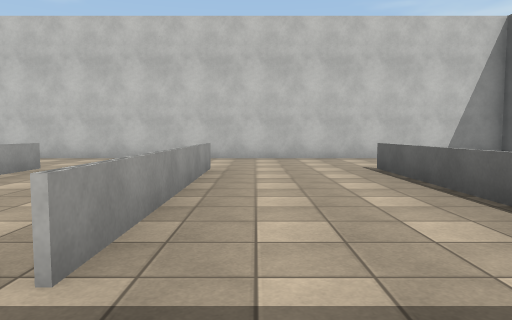
[1] (above)

15 first-person views from a walk through a 3-D level made in the Unity game engine. The camera is 1.2 m above the floor, tilts 4° down and sees 70° across. The floor is counted in squares, 2 m on a side. Each view is taken from the middle of a square. On the plan, view 1 faces up. The plan holds only what a view shows up to about 10 squares ahead; the rest is blank. The place goes on beyond the plan. Some animated figures are not drawn. Surface patterns are stand-ins for the level's own textures.

[2]
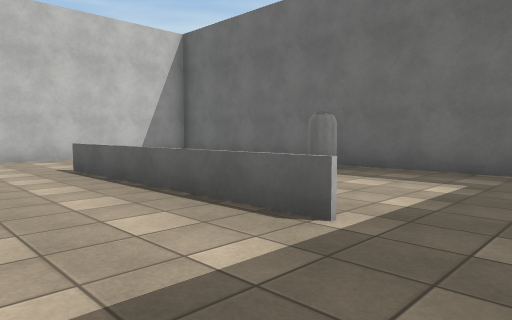

[3]
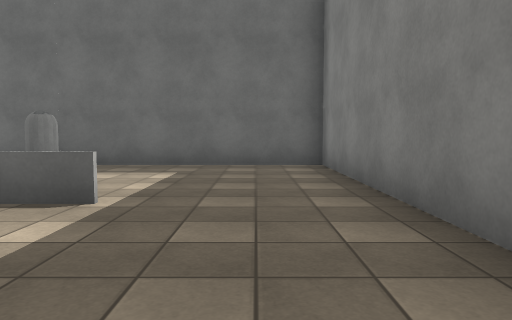

[4]
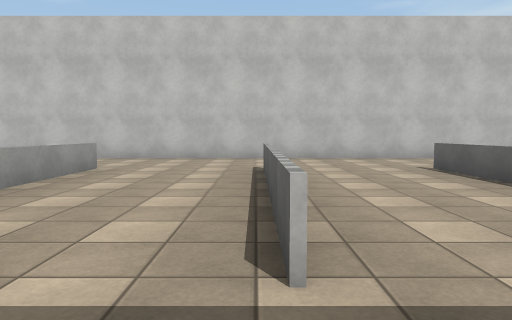

[5]
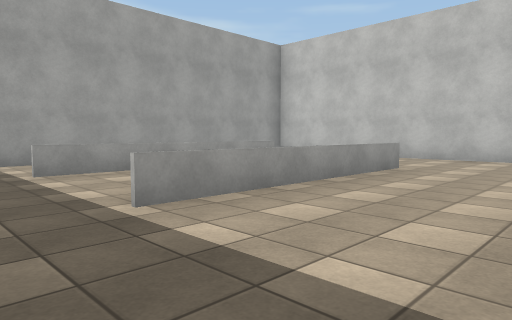

[6]
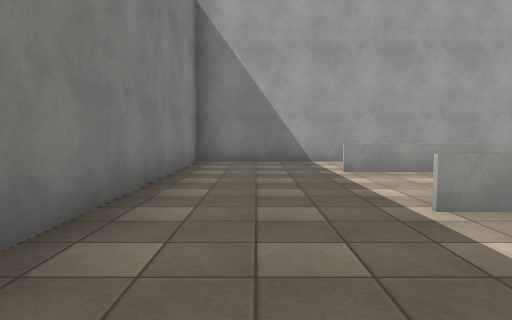

[7]
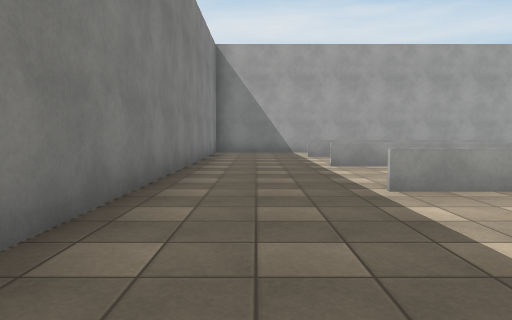

[8]
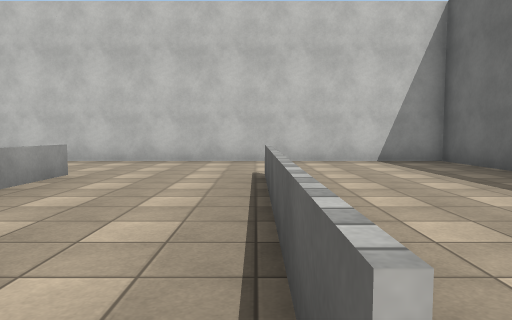

[9]
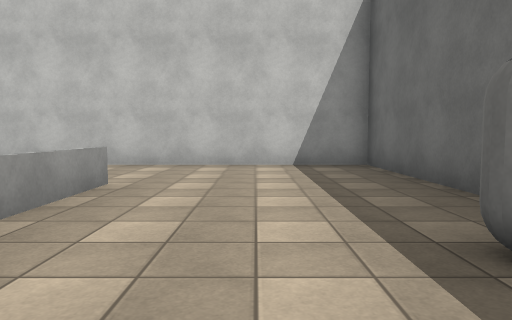

[10]
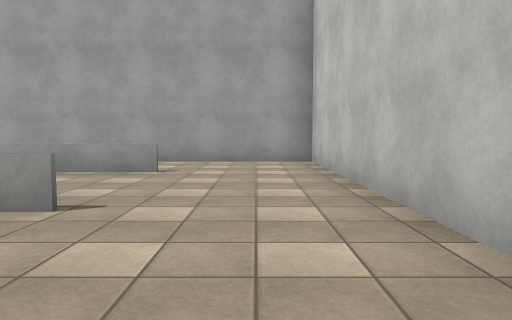

[11]
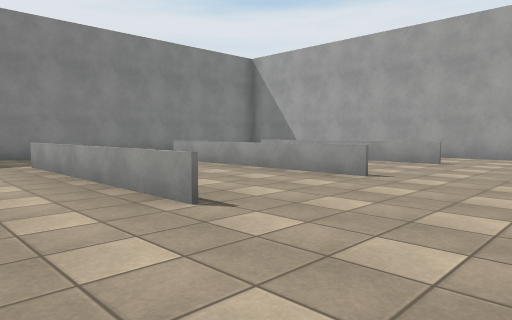

[12]
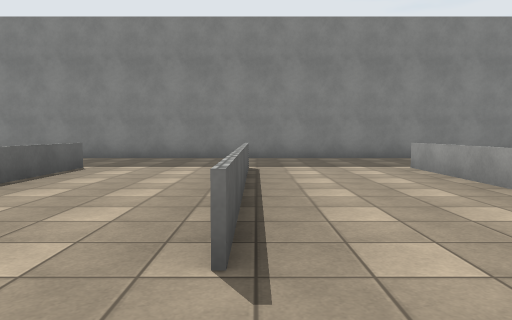

[13]
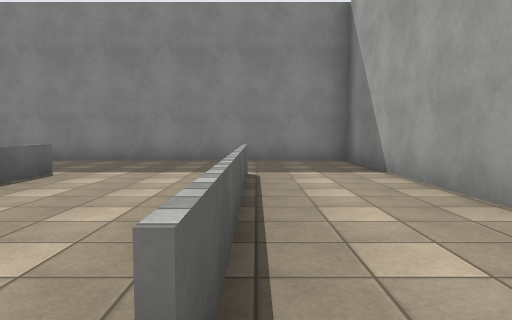

[14]
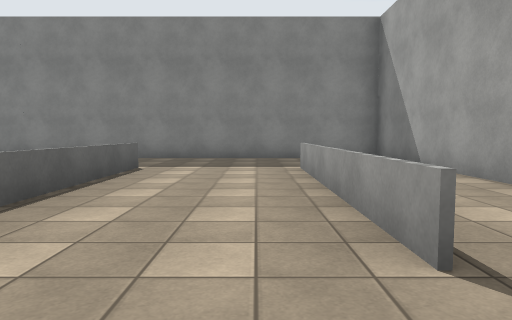

[15]
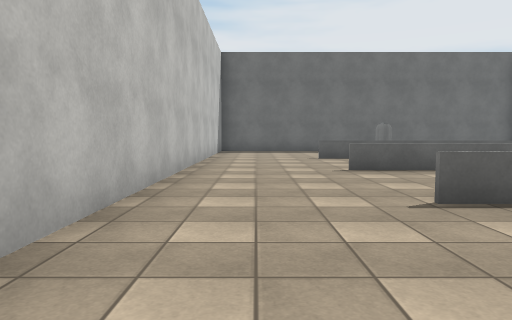

### Floor plan
Points are (right, up) in squares from view 1. A wall is a line through its corners. A room is listed if a view was taken in it or the views show most of it. See-through windows are left out.
Room 1 (views 1, 2, 3, 4, 5, 6, 7, 8, 9, 10, 11, 12, 13, 14, 15)
walls: (6.2, 9.2) (-12.1, 9.2) (-12.1, -1.3) (6.2, -1.3) (6.2, 9.2)
low walls: (-0.9, 1.8) (-0.9, 6.5); (-0.8, 6.5) (-0.8, 1.4); (-3.8, 6.5) (-3.8, 1.4); (-3.9, 1.4) (-3.9, 6.5); (2.1, 1.4) (2.1, 6.5); (2.2, 6.5) (2.2, 4.5); (-6.8, 6.5) (-6.8, 1.4); (-6.9, 1.4) (-6.9, 5); (-9.8, 6.5) (-9.8, 1.4); (-9.9, 1.5) (-9.9, 6.5)
ways out: gap at (6, 4)
objects: other object (5, 4)

Where each view was taken, in squares from view 1:
view 1: 0 up, 0 right, facing up
view 2: 0 up, 0 right, facing up-right
view 3: 0 up, 1 left, facing right
view 4: 0 up, 4 left, facing up
view 5: 0 up, 4 left, facing up-left
view 6: 0 up, 4 left, facing left
view 7: 0 up, 0 right, facing left
view 8: 1 up, 2 right, facing up
view 9: 2 up, 4 right, facing up
view 10: 8 up, 4 left, facing left
view 11: 9 up, 2 left, facing down-left
view 12: 8 up, 1 left, facing down
view 13: 7 up, 10 left, facing down
view 14: 8 up, 9 left, facing down
view 15: 8 up, 7 left, facing right
